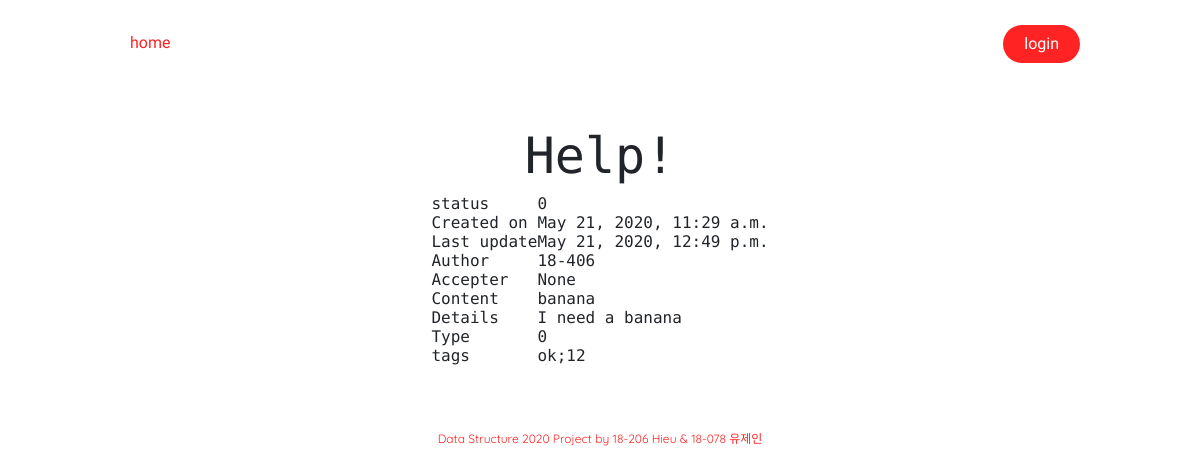
The page /items/2/ on the database as committed earlier.
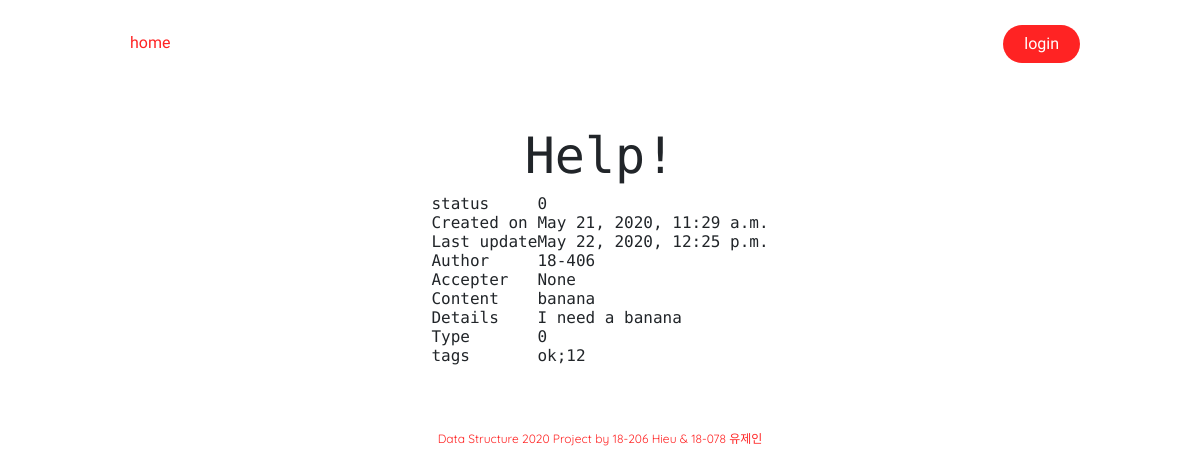
The same page on the database as committed later.
### items/models.py (models this page shows, shortened)
class transaction(models.Model):
    class Status(models.IntegerChoices):
        PROCESSING  = 0
        SUCCESS     = 1
        FAILED      = 2
        IN_QUEUE    = 3
    class Method(models.IntegerChoices):
        REQUEST     = 0
        OFFER       = 1
    status              = models.IntegerField(default=3,choices=Status.choices,null=False)
    date_create         = models.DateTimeField(verbose_name='date created', auto_now_add=True)
    date_update         = models.DateTimeField(verbose_name='date update', auto_now=True)
    tags                = TaggableManager()
    author              = models.CharField(max_length=100, null=False)
    accepter            = models.CharField(default='None', max_length=100, null=False)
    title               = models.CharField(max_length=60, null=False)
    content             = models.CharField(max_length=100, null=False)
    details             = models.TextField(blank=True, null=True)
    method              = models.IntegerField(default=0,choices=Method.choices,null=False)

### items/views.py (the view)
# urls.py: path('items/<slug:proid>/', dynamicItemView, name='item'),
def dynamicItemView(request, proid):
    obj = transaction.objects.get(id=proid)
    context = {
        "transaction": obj,
    }
    return render(request, "items/details.html", context)

### templates/items/details.html (shortened to what this page needs)
{% extends 'base.html' %}
{% block content %}
<div class='trans-details'>
    <h1>{{transaction.title}}</h1>
    <div class='trans-body'>
        <table>
        <tbody>
            <tr>
                <td> status </td>
                <td>{{transaction.status}}</td>
            </tr>
            <tr>
                <td> Created on  </td>
                <td>{{transaction.date_create}}</td>
            </tr>
            <tr>
                <td> Last update </td>
                <td>{{transaction.date_update}}</td>
            </tr>
            <tr>
                <td> Author </td>
                <td>{{transaction.author}}</td>
            </tr>
            <tr>
                <td> Accepter </td>
                <td>{{transaction.accepter}}</td>
            </tr>
            <tr>
                <td> Content </td>
                <td>{{transaction.content}}</td>
            </tr>
            <tr>
                <td> Details </td>
                <td>{{transaction.details}}</td>
            </tr>
            <tr>
                <td> Type </td>
                <td>{{transaction.method}}</td>
            </tr>
            <tr>
                <td> tags </td>
                <td>{% for tag in transaction.tags.all %}
                        {% if forloop.last %}
                            <p style="display: inline;margin: 0;">{{ tag.name }}</p>
                        {% else %}
                            <p style="display: inline;margin: 0;">{{ tag.name }};</p>
                        {%endif%}
                    {% endfor %}
                </td>
            </tr>
        </tbody>
        </table>
    </div>
</div>
{% endblock %}

Rows that differ between the two databases and show on the page:
changed transaction "Help!": date_update "May 21, 2020, 12:49 p.m." → "May 22, 2020, 12:25 p.m."
